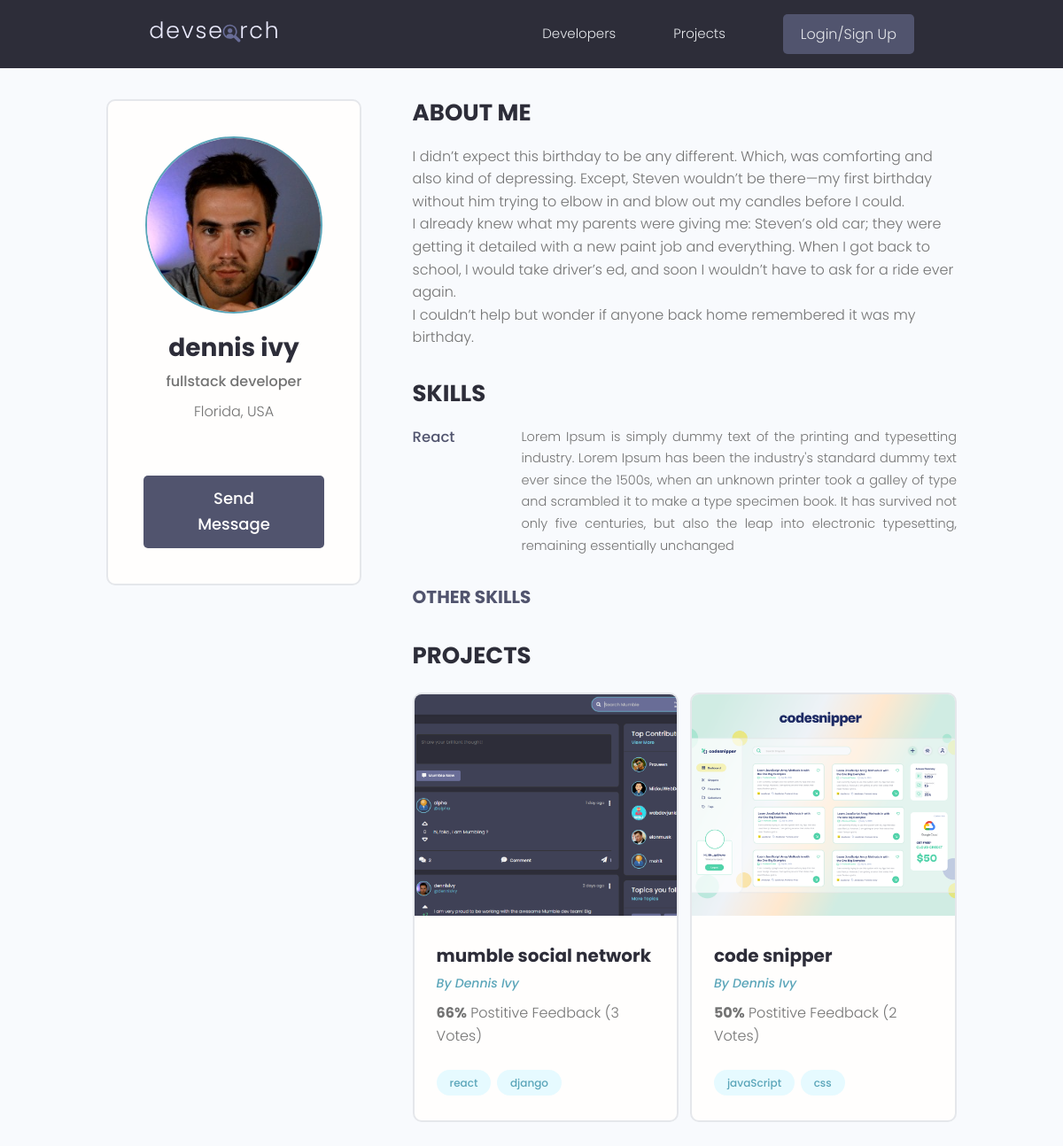
/profile/8466cc2a-1cc6-4aa2-838a-d6d1f3f83c29/, run on the app's committed database.
### users/models.py (models this page shows, shortened)
class Profile(models.Model):
    user = models.OneToOneField(User, on_delete=models.CASCADE, null=True, blank=True)
    name = models.CharField(max_length=250, null=True, blank=True)
    username = models.CharField(max_length=250, null=True, blank=True)
    email = models.EmailField(max_length=500, blank=True, null=True)
    short_intro = models.CharField(max_length=200, blank=True, null=True)
    bio = models.TextField(blank=True, null=True)
    location = models.CharField(max_length=200, blank=True, null=True)
    profile_image = models.ImageField(blank=True, null=True, upload_to='profiles/',
                         default='profiles/user-default.png')
    social_github = models.CharField(max_length=500, blank=True, null=True)
    social_linkedin = models.CharField(max_length=500, blank=True, null=True)
    social_website = models.CharField(max_length=500, blank=True, null=True)
    social_twitter = models.CharField(max_length=500, blank=True, null=True)
    created = models.DateTimeField(auto_now_add=True)
    id = models.UUIDField(default=uuid.uuid4, unique=True, editable=False, primary_key=True)
    @property
    def image_URL(self):
        try:
            url = self.profile_image.url
        except:
            url = 'http://127.0.0.1:8000/images/profiles/user-default.png'
        return url

class Skill(models.Model):
    owner = models.ForeignKey(Profile, on_delete=models.CASCADE)
    name = models.CharField(max_length=200, blank=True, null=True)
    description = models.TextField(null=True, blank=True)
    created = models.DateTimeField(auto_now_add=True)
    id = models.UUIDField(default=uuid.uuid4, unique=True, editable=False, primary_key=True)

### projects/models.py (models this page shows, shortened)
class Project(models.Model):
    owner = models.ForeignKey(Profile, on_delete=models.CASCADE, null=True, blank=True)
    title = models.CharField(max_length=200)
    description = models.TextField(null=True, blank=True)
    featured_image = models.ImageField(null=True, blank=True, default='project_cover/default.jpg', upload_to='project_cover/')
    demo_link = models.CharField(max_length=2000, null=True, blank=True)
    source_code = models.CharField(max_length=2000, null=True, blank=True)
    tags = models.ManyToManyField('Tag', blank=True)
    vote_total = models.IntegerField(default=0, null=True, blank=True)
    vote_ratio = models.IntegerField(default=0, null=True, blank=True)
    created = models.DateTimeField(auto_now_add=True)
    id = models.UUIDField(default=uuid.uuid4, unique=True, editable=False, primary_key=True)
    class Meta:
        ordering = ['-vote_ratio', '-vote_total']
    @property
    def image_URL(self):
        try:
            url = self.featured_image.url
        except:
            url = 'http://127.0.0.1:8000/images/project_cover/default.jpg'
        return url

class Tag(models.Model):
    name = models.CharField(max_length=100)
    created = models.DateTimeField(auto_now_add=True)
    id = models.UUIDField(default=uuid.uuid4, unique=True, editable=False, primary_key=True)
    def __str__(self):
        return self.name

### users/views.py (the view)
# urls.py: path('profile/<str:pk>/', views.user_profile, name='user-profile'),
def user_profile(request, pk):
    profile = get_object_or_404(Profile, pk=pk)
    top_skills = profile.skill_set.exclude(description__exact="")
    other_skills = profile.skill_set.filter(description="")
    projects = Project.objects.filter(owner=profile)
    context = {
        'profile' : profile,
        'top_skills' : top_skills,
        'other_skills' : other_skills,
        'projects' : projects,
    }
    return render(request, 'users/user-profile.html', context)

### users/templates/users/user-profile.html (shortened to what this page needs)
{% extends 'main.html' %}
{% block content %}
<main class="profile my-md">
    <div class="container">
      <div class="layout">
        <div class="column column--1of3">
          <div class="card text-center">
            <div class="card__body dev">
              <img class="avatar avatar--xl" src="{{ profile.image_URL}}" />
              <h2 class="dev__name">{{ profile.name }}</h2>
              <p class="dev__title">{{ profile.short_intro }}</p>
              <p class="dev__location">{{ profile.location }}</p>
                {% if request.user.profile.id != profile.id %}
                  <a href="{% url 'send-message' profile.pk %}" class="btn btn--sub btn--lg">Send Message </a>
                {% endif %}
            </div>
          </div>
        </div>
        <div class="column column--2of3">
          <div class="devInfo">
            <h3 class="devInfo__title">About Me</h3>
            <p class="devInfo__about">{{ profile.bio|linebreaks }}</p>
          </div>
          <div class="devInfo">
            <h3 class="devInfo__title">Skills</h3>
            <div class="devInfo__skills">
                {% for skill in top_skills %}
                  <div class="devSkill">
                    <h4 class="devSkill__title">{{ skill.name }}</h4>
                    <p class="devSkill__info">{{ skill.description }}</p>
                  </div>
                {% endfor %}
              <h3 class="devInfo__subtitle">Other Skills</h3>
            </div>
          </div>
          <div class="devInfo">
            <h3 class="devInfo__title">Projects</h3>
            <div class="grid grid--two">
                {% for project in projects %}
                  <div class="column">
                    <div class="card project">
                      <a href="{% url 'project' project.pk %}" class="project">
                        <img class="project__thumbnail" src="{{ project.image_URL }}" alt="project thumbnail" />
                        <div class="card__body">
                          <h3 class="project__title">{{ project.title}}</h3>
                          <p><a class="project__author" href="{% url 'user-profile' profile.pk %}">By {{ project.owner.name|title}}</a></p>
                          <p class="project--rating">
                            <span style="font-weight: bold;">{{ project.vote_ratio }}%</span> Postitive
                            Feedback ({{ project.vote_total }} Vote{{ project.vote_total|pluralize:'s' }})
                          </p>
                          <div class="project__tags">
                              {% for tag in project.tags.all %}
                                <span class="tag tag--pill tag--main">
                                  <small>{{ tag }}</small>
                                </span>
                                {% endfor %}
                          </div>
                        </div>
                      </a>
                    </div>
                  </div>
                {% endfor %}
            </div>
          </div>
        </div>
      </div>
    </div>
  </main>
{% endblock %}

### static/styles/app.css (style rules this page uses)
:root { --color-sub: #2d2d39; }
.btn--sub { background-color: var(--color-sub-light); }
.card { border: 2px solid var(--color-light); }
img { width: 100%; }
.profile .card > .dev { padding: 4rem; }
.dev__name { color: var(--color-sub); font-size: 2.8rem; font-weight: 700; margin-top: 1rem; margin-bottom: 0.5rem; }
.dev__title { font-size: 1.6rem; font-weight: 500; line-height: 1.3; }
.dev__location { margin-top: 1rem; }
.devInfo { margin-bottom: 3rem; }
.devInfo__title, .devInfo__subtitle { font-size: 2.6rem; color: var(--color-sub); text-transform: uppercase; font-weight: 700; margin-bottom: 1.5rem; }
.devInfo__subtitle { font-size: 2rem; color: var(--color-sub-light); }
.devInfo__about, .devSkill__info { font-size: 1.45rem; line-height: 1.7; text-align: justify; }
.devSkill { margin-bottom: 3rem; }
.devSkill__title { font-size: 1.65rem; font-weight: 500; color: var(--color-sub-light); }
@media screen and (min-width: 700px) { .devSkill { display: flex; justify-content: space-between; gap: 3rem; } }
@media screen and (min-width: 700px) { .devSkill__info { flex-basis: 80%; } }
.project__author { font-size: 1.4rem; font-style: italic; }
.project--rating { margin-bottom: 1.6em; margin-top: .5em; }
.project__thumbnail { height: 25rem; object-fit: cover; object-position: top center; }
.project__title { font-size: 2rem; font-weight: 700; color: var(--color-sub); }

### static/uikit/styles/modules/_variables.css (style rules this page uses)
:root { --color-main: #5aa5b9; --color-main-light: #e6faff; --color-sub: #3f4156; --color-sub-light: #51546e; --color-sub-lighter: #ededfd; --color-text: #737373; --color-gray: #8b8b8b; --color-light: #e5e7eb; --color-light-gray: #767676; --color-bg: #f8fafd; --color-white: #fffefd; --color-white-light: #f3f3f3; --color-success: #359e64; --color-success-bg: #def8e8; --color-error: #fc4b0b; --color-error-bg: #fff2ee; --font-base: 'Poppins', arial, helvetica, 'Segoe UI', roboto, ubuntu, sans-serif; --font-monospace: 'Fira Code', 'Courier New', courier, monospace; --font-regular: 300; --font-medium: 500; --font-bold: 700; --generic-shadow: 1px 1px 5px #00000010; --generic-transition: all 0.3s ease-in-out; }

### static/uikit/styles/modules/_base.css (style rules this page uses)
* { margin: 0; padding: 0; box-sizing: border-box; text-rendering: optimizeLegibility; color: inherit; font-size: inherit; }
html { font-size: 50%; }
@media only screen and (min-width: 480px) { html { font-size: 56.25%; } }
@media only screen and (min-width: 1200px) { html { font-size: 62.5%; } }
body { line-height: 1.6; font-weight: 400; font-size: 1.5rem; color: var(--color-text); background-color: var(--color-bg); min-height: 100vh; }

### static/uikit/styles/modules/_typography.css (style rules this page uses)
* { font-family: var(--font-base); }
h2 { font-size: 3.6rem; font-weight: var(--font-bold); }
h3 { font-size: 3.2rem; font-weight: var(--font-medium); }
h4 { font-size: 2.8rem; font-weight: var(--font-medium); }
p, span, strong { font-size: 1.6rem; color: var(--color-text); font-weight: var(--font-regular); }
a { padding-bottom: 2px; text-decoration: none; display: inline-block; color: var(--color-main); font-weight: var(--font-medium); }

### static/uikit/styles/modules/_utilities.css (style rules this page uses)
.container { width: 92%; max-width: 165rem; margin: 0 auto; box-sizing: border-box; }
@media screen and (min-width: 1000px) { .container { width: 90%; } }
@media screen and (min-width: 1200px) { .container { width: 80%; } }
.text-center { text-align: center; }
.my-md { margin: 3rem auto; }

### static/uikit/styles/modules/_avatar.css (style rules this page uses)
.avatar { border-radius: 50%; border: 2px solid var(--color-main); object-fit: cover; }
.avatar--xl { height: 20rem; width: 20rem; }

### static/uikit/styles/modules/_button.css (style rules this page uses)
.btn { display: inline-block; position: relative; cursor: pointer; background-color: var(--color-light); font-weight: var(--font-medium); color: var(--color-sub); text-decoration: none; padding: 1rem 2rem; border-radius: 0.5rem; border: none; width: -webkit-fit-content; width: -moz-fit-content; width: fit-content; height: -webkit-fit-content; height: -moz-fit-content; height: fit-content; font-size: 1.6rem; outline-width: 0; outline-color: transparent; -webkit-backface-visibility: hidden; backface-visibility: hidden; transition: all 0.3s ease-in-out; }
.btn--sub { background-color: var(--color-sub); color: var(--color-white); }
.btn--lg { font-size: 1.8rem; padding: 1.2rem 4.5rem; }

### static/uikit/styles/modules/_card.css (style rules this page uses)
.card { border-radius: 1rem; background-color: var(--color-white); border: 1.5px solid var(--color-light); width: auto; height: auto; margin-top: 0.5rem; margin-bottom: 0.5rem; overflow: hidden; }
.card__body, .card__header { padding: 2rem 2.5rem; }

### data on the page
Profile: image_URL (picture), name "dennis ivy", short_intro "fullstack developer", location "Florida, USA", bio "I didn’t expect this birthday to be any different. Which, was comforting and also kind of depressing. Except, Steven wouldn’t be there—my first birthday without him trying to elbow in and blow out my candles before I could. I already knew what my parents were giving me: Steven’s old car; they were getting it detailed with a new paint job and everything. When I got back to school, I would take driver’s ed, and soon I wouldn’t have to ask for a ride ever again. I couldn’t help but wonder if anyone back home remembered it was my birthday."
Skill: name "React", description "Lorem Ipsum is simply dummy text of the printing and typesetting industry. Lorem Ipsum has been the industry's standard dummy text ever since the 1500s, when an unknown printer took a galley of type and scrambled it to make a type specimen book. It has survived not only five centuries, but also the leap into electronic typesetting, remaining essentially unchanged"
Project: image_URL (picture), title "mumble social network", owner.name "Dennis Ivy", vote_ratio "66", vote_total "3"
Tag: name "react"
Tag: name "django"
Project: image_URL (picture), title "code snipper", owner.name "Dennis Ivy", vote_ratio "50", vote_total "2"
Tag: name "javaScript"
Tag: name "css"
